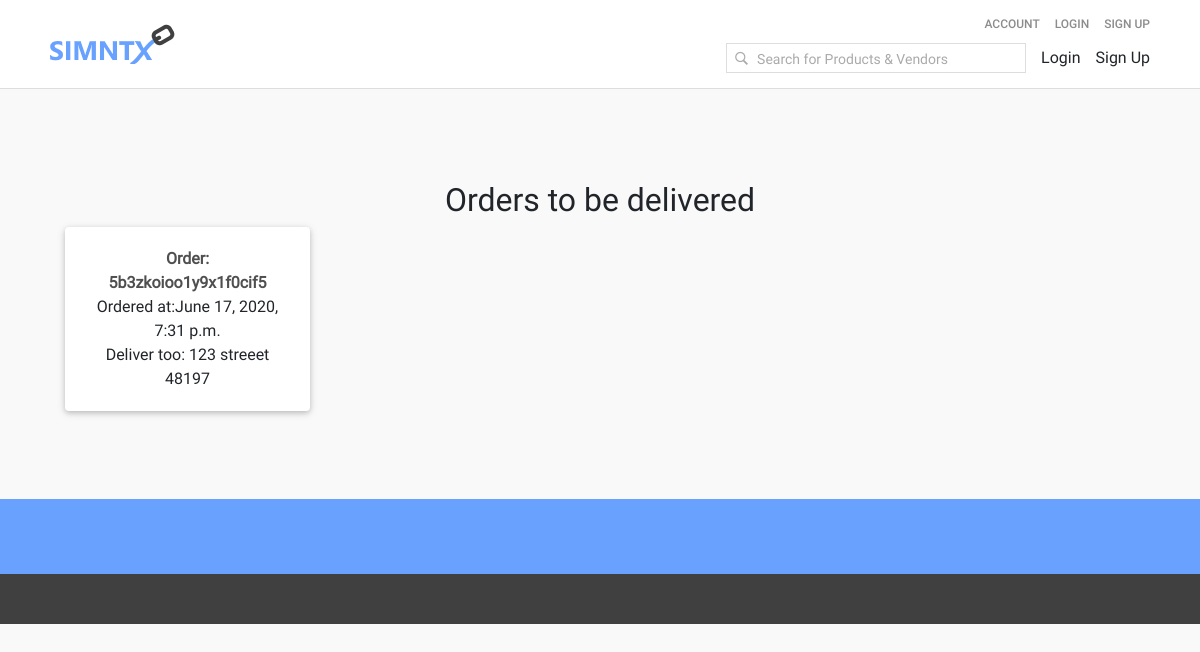
The app's page /drivers/ with its own data.
### core/models.py (models this page shows, shortened)
class Order(models.Model):
    user = models.ForeignKey(settings.AUTH_USER_MODEL,
                             on_delete=models.CASCADE)
    ref_code = models.CharField(max_length=20, blank=True, null=True)
    items = models.ManyToManyField(OrderItem)
    start_date = models.DateTimeField(auto_now_add=True)
    ordered_date = models.DateTimeField()
    ordered = models.BooleanField(default=False)
    shipping_address = models.ForeignKey(
        'Address', related_name='shipping_address', on_delete=models.SET_NULL, blank=True, null=True)
    billing_address = models.ForeignKey(
        'Address', related_name='billing_address', on_delete=models.SET_NULL, blank=True, null=True)
    payment = models.ForeignKey(
        'Payment', on_delete=models.SET_NULL, blank=True, null=True)
    coupon = models.ForeignKey(
        'Coupon', on_delete=models.SET_NULL, blank=True, null=True)
    being_delivered = models.BooleanField(default=False)
    received = models.BooleanField(default=False)
    refund_requested = models.BooleanField(default=False)
    refund_granted = models.BooleanField(default=False)
    driver = models.CharField(default="None", max_length=20)
    '''
    1. Item added to cart
    2. Adding a billing address
    (Failed checkout)
    3. Payment
    (Preprocessing, processing, packaging etc.)
    4. Being delivered
    5. Received
    6. Refunds
    '''
    def get_ref_code(self):
        return self.ref_code

class Address(models.Model):
    user = models.ForeignKey(settings.AUTH_USER_MODEL, on_delete=models.CASCADE)
    street_address = models.CharField(max_length=100)
    apartment_address = models.CharField(max_length=100)
    country = CountryField(multiple=False)
    zip = models.CharField(max_length=100)
    address_type = models.CharField(max_length=1, choices=ADDRESS_CHOICES)
    default = models.BooleanField(default=False)
    class Meta:
        verbose_name_plural = 'Addresses'

### core/views.py (the view)
# urls.py: path('drivers/', views.drivers, name='drivers'),
def drivers(request):
    context = {
        'orders': Order.objects.filter(ordered=True)
    }
    return render(request, "drivers.html", context)

### templates/drivers.html (shortened to what this page needs)
{% extends "base.html" %}
{% block css %}
	{% include 'bootstrap_css.html' %}
{% endblock %}
{% block content %}
  <main>
    <div class="container">
      <section class="text-center mb-4">
      <h2>Orders to be delivered</h2>
        <div class="row wow fadeIn">
          {% for order in orders %}
          <div class="col-lg-3 col-md-6 mb-4">
            <div class="card">
              <div class="card-body text-center">
                <p>
                  <strong>
                    <a href="" class="dark-grey-text">Order: {{ order.get_ref_code}}
                    </a>
                  </strong>
                </p>
                <p>Ordered at:{{ order.ordered_date }}</p>
                <p>Deliver too: {{ order.shipping_address.street_address }}
                {{ order.shipping_address.zip }}
                </p>
              </div>
            </div>
          </div>
          {% endfor %}
        </div>
      </section>
    </div>
  </main>
{% endblock content %}

### static_in_env/css/base.css (style rules this page uses)
:root { --safe: 100%; --primary: #69a1ff; --secondary: #404040; --light-red: #ff6b6b; --dark-text: #404040; --light-text: #8c8c8c; --price: #116d00; }
* { margin: 0; padding: 0; }
body { display: flex; flex-direction: column; font-family: Roboto-Regular; background-color: #f9f9f9; //border-top: 2px solid var(--primary); }
a:link { text-decoration: none; color: inherit; }
@media (min-width: 576px) { :root { --safe: 100%; } }
@media (min-width: 768px) { :root { --safe: 600px; } }
@media (min-width: 992px) { :root { --safe: 800px; } }
@media (min-width: 1200px) { :root { --safe: 1100px; } }

### static_in_env/css/nav.css (style rules this page uses)
p { padding: 0; margin: 0; }
::placeholder { font-size: 14px; color: #aaa; }

### records on screen
Order: get_ref_code "5b3zkoioo1y9x1f0cif5", ordered_date "June 17, 2020, 7:31 p.m.", shipping_address.street_address "123 streeet", shipping_address.zip "48197"
